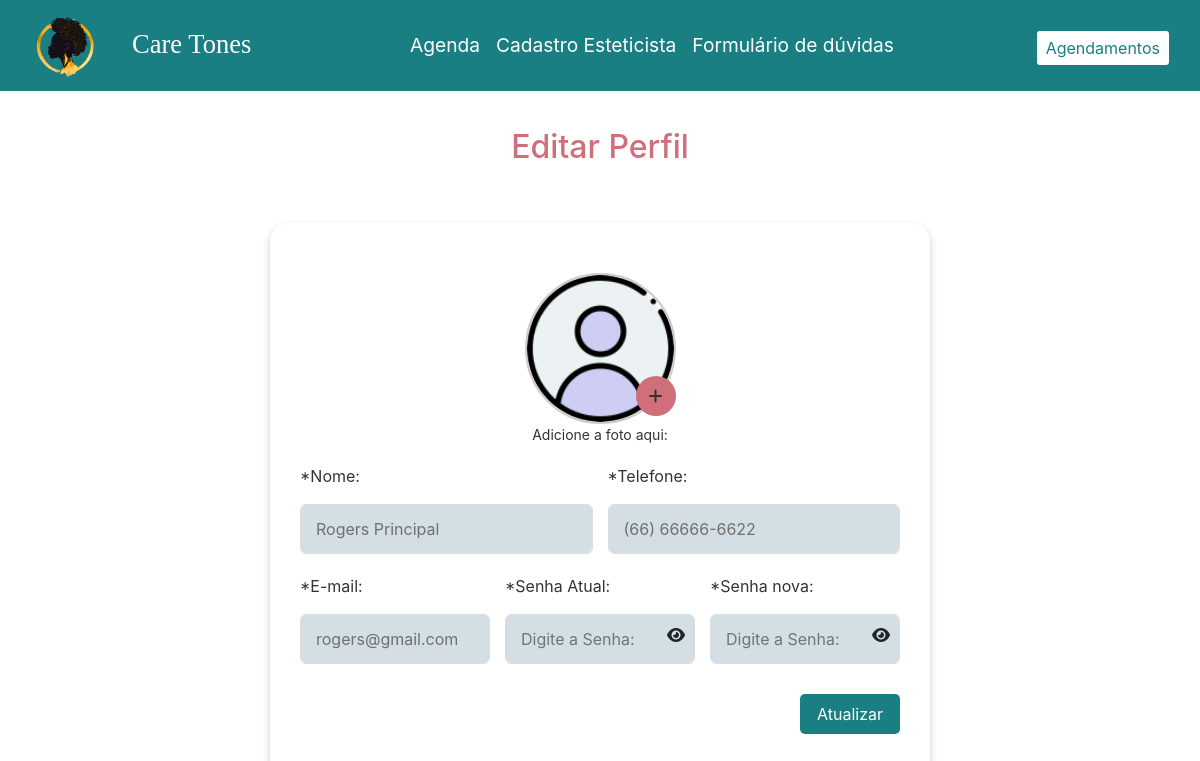
The page /atendente/editarOutrosAtendentes.php?cpf_atendente=123.213.212-66 on the database its author committed.
### tables this page shows
CREATE TABLE `atendente` (
  `cpf_atendente` varchar(14) NOT NULL,
  `nome_atendente` varchar(100) NOT NULL,
  `foto_atendente` varchar(255) DEFAULT NULL,
  `telefone_atendente` varchar(15) NOT NULL,
  `email_atendente` varchar(50) NOT NULL,
  `senha_atendente` varchar(100) NOT NULL,
  `token_atendente` varchar(300) NOT NULL
);

### atendente/editarOutrosAtendentes.php (the view, shortened to what this page needs)
<!DOCTYPE html>
<html lang="pt-br">
<head>
    <link rel="stylesheet" href="https://stackpath.bootstrapcdn.com/bootstrap/4.5.2/css/bootstrap.min.css">
    <link rel="stylesheet" href="https://cdnjs.cloudflare.com/ajax/libs/font-awesome/6.2.1/css/all.min.css" />
    <link rel="stylesheet" href="../css/style.css">
    <link rel="stylesheet" href="../css/perfil.css">
</head>
<body>
    <nav class="navbar navbar-expand-lg">
        <div class="container-fluid">
            <a class="navbar-brand"> <img class="rounded-circle ms-4" src="../logo/Logo.png" alt="Logo care tones" width="69px"> </a>
            <div class="logo">
                <a class="nav-link active" aria-current="page" href="home.php">Care Tones</a>
            </div>
            <div class="collapse navbar-collapse" id="navbarSupportedContent" >
                <ul class="navbar-nav w-auto">
                    <li class="nav-item pe-4 ps-4">
                        <a class="nav-link active" aria-current="page" href="agenda.php">Agenda</a>
                    </li>
                    <li class="nav-item pe-4 ps-4">
                        <a class="nav-link active" aria-current="page" href="cadastroEsteticista.php">Cadastro Esteticista</a>
                    </li>
                    <li class="nav-item pe-4 ps-4">
                        <a class="nav-link active" aria-current="page" href="FormularioDuvidas.php">Formulário de dúvidas</a>
                    </li>
                </ul>
                <button type="button" class="btn btn-sm btn-link me-4 ms-4" id="link_agendamentos_ativado" > <a href="cadastrarConsulta.php" id="link_agendamentos_ativado">Agendamentos</a></button>
            </div>
        </div>
    </nav>
    <h2>Editar Perfil</h2>
    <section class="container">
        <?php
        if (isset($_GET['cpf_atendente'])) {
            $cpf_atendente = $_GET['cpf_atendente'];
            $sql = "SELECT * FROM atendente WHERE cpf_atendente = ?";
            $conn = (new Conexao())->getConexao();
            if ($stmt = $conn->prepare($sql)) {
                $stmt->bind_param("s", $cpf_atendente);
                $stmt->execute();
                $result = $stmt->get_result();
                if ($result->num_rows > 0) {
                    $atendenteData = $result->fetch_assoc();
                } else {
                    echo "<p>Nenhum atendente encontrado com o CPF informado.</p>";
                }
            } else {
                echo "Erro na consulta: " . $conn->error;
            }
        } else {
            echo "<p>CPF do atendente não foi informado.</p>";
        }
        if (isset($atendenteData)) {
        ?>
        <form method="POST" action="" enctype="multipart/form-data" class="form" id="form_perfil">
            <div class="column">
                <div class="input-box">
                    <div class="profile-pic-container">
                        <?php
                        $fotoPath = "/glow_schedule/" . htmlspecialchars($atendenteData['foto_atendente']);
                        $fotoExibida = (file_exists($_SERVER['DOCUMENT_ROOT'] . $fotoPath) && !empty($atendenteData['foto_atendente']))
                            ? $fotoPath
                            : "../iconesPerfil/perfilPadrao.png";
                        ?>
                        <img src="<?php echo $fotoExibida; ?>" alt="Foto de perfil do atendente" class="profile-pic" id="profile-pic-preview">
                        <label class="upload-button" for="foto_atendente">
                            <i class="fa fa-plus"></i>
                        </label>
                        <label id="label_foto_perfil" for="foto_atendente">Adicione a foto aqui:</label>
                    </div>
                </div>
            </div>
            <div class="column">
                <div class="input-box">
                    <label for="nome_atendente">*Nome:</label>
                    <input type="text" class="form-control" id="nome_atendente" name="nome_atendente"  placeholder="Digite o Nome Completo:" value="<?php echo htmlspecialchars($atendenteData['nome_atendente']); ?>" required>
                </div>
                <div class="input-box">
                    <label for="telefone_atendente">*Telefone:</label>
                    <input type="text" class="form-control" id="telefone_atendente" name="telefone_atendente"  placeholder="Digite o Telefone:" value="<?php echo htmlspecialchars($atendenteData['telefone_atendente']); ?>" required maxlength="15">
                </div>
            </div>
            <div class="column">
                <div class="input-box">
                    <label for="email_atendente">*E-mail:</label>
                    <input type="email" class="form-control" id="email_atendente" name="email_atendente" placeholder="Digite o E-mail:" value="<?php echo htmlspecialchars($atendenteData['email_atendente']); ?>" required>
                </div>
                <div class="input-box">
                    <label for="senha_atendente">*Senha Atual:</label>
                    <div class="password-container">
                        <input type="password" class="form-control" id="senha_atendente" name="senha_atendente" placeholder="Digite a Senha:"  >
                        <span class="eye-icon" onclick="togglePasswordVisibility()">
                            <i id="eye-icon" class="fa fa-eye"></i>
                        </span>
                    </div>
                </div>
                <div class="input-box">
                    <label for="senha_atendente">*Senha nova:</label>
                    <div class="password-container">
                        <input type="password" class="form-control" id="nova_senha" name="nova_senha" placeholder="Digite a Senha:"  >
                        <span class="eye-icon" onclick="togglePasswordVisibility()">
                            <i id="eye-icon" class="fa fa-eye"></i>
                        </span>
                    </div>
                </div>
            </div>
            <button type="submit" class="btn btn-primary">Atualizar</button>
        </form>
    </section>
    <?php
    }
    ?>
</body>
</html>

### css/style.css (style rules this page uses)
* { margin: 0; padding: 0; box-sizing: border-box; }
.logo { font-family: 'Cinzel', serif; font-family: 'Playfair Display', serif; font-size: 1.66rem; }
h2 { color: #CF6F7A; text-align: center; margin-top:37px !important; margin-bottom: 37px !important; }
nav { background-color: #1A7F83; }
.navbar-nav { width: 200px; margin: auto; font-size: larger; }
.nav-link { color:#ffffff !important; }
.navbar-nav .nav-link.active { text-decoration: none; position: relative; }
.navbar-nav .nav-link.active:before { content: " "; position: absolute; width: 100%; height: 1px; bottom: 0; left: 0; background-color: #D3DFE5; visibility: hidden; -webkit-transform: scaleX(0); transform: scaleX(0); -webkit-transition: all 0.9s ease-in-out 0s; transition: 0.6s; }
.navbar .btn-link { text-decoration: none; font-size: medium !important; background-color: #D3DFE5 !important; margin-top: 6px !important; }
#link_agendamentos_ativado { background-color:#ffffff !important; text-decoration: none; color: #1A7F83; }
form .btn { background-color: #1A7F83; color: white; }
section.container { min-height: 80vh; display: flex; justify-content: center; padding: 20px; position: relative; max-width: 700px; width: 100%; }
.form .input-box { width: 100%; margin-top: 20px; }
.input-box label { color: #333; }
.form :where(.input-box input, .select-box) { position: relative; height: 50px; width: 100%; outline: none; font-size: 1rem; color: #707070; margin-top: 8px; border: 1px solid #ddd; border-radius: 6px; padding: 0 15px; background-color: #D3DFE5; }
.form .column { display: flex; column-gap: 15px; }
.form button { height: 40px; width: 100px; border-radius: 5px; color: #fff; font-size: 1rem; font-weight: 400; margin-top: 30px; border: none; cursor: pointer; transition: all 0.2s ease; background: #1A7F83; float: left; float:right; }

### css/perfil.css (style rules this page uses)
#form_perfil { border: #CF6F7A; border: groove; border-radius: 3%; padding: 30px; border: none; box-shadow: 0 4px 8px rgba(0, 0, 0, 0.2); }
.profile-pic-container { position: relative; width: 151px; height: 151px; margin: 0 auto 20px; }
.profile-pic { width: 100%; height: 100%; object-fit: cover; border-radius: 50%; border: 2px solid #ccc; }
.upload-button { position: absolute; bottom: 0; right: 0; background-color: #CF6F7A; color: white; border: none; border-radius: 50%; width: 40px; height: 40px; display: flex; align-items: center; justify-content: center; cursor: pointer; }
#label_foto_perfil { font-size: 14px; display: flex; align-items: center; justify-content: center; }
.password-container { position: relative; display: flex; align-items: center; }
.eye-icon { position: absolute; right: 10px; cursor: pointer; }

### rows shown on the page
atendente: nome_atendente "Rogers Principal", telefone_atendente "(66) 66666-6622", email_atendente "rogers@gmail.com"
